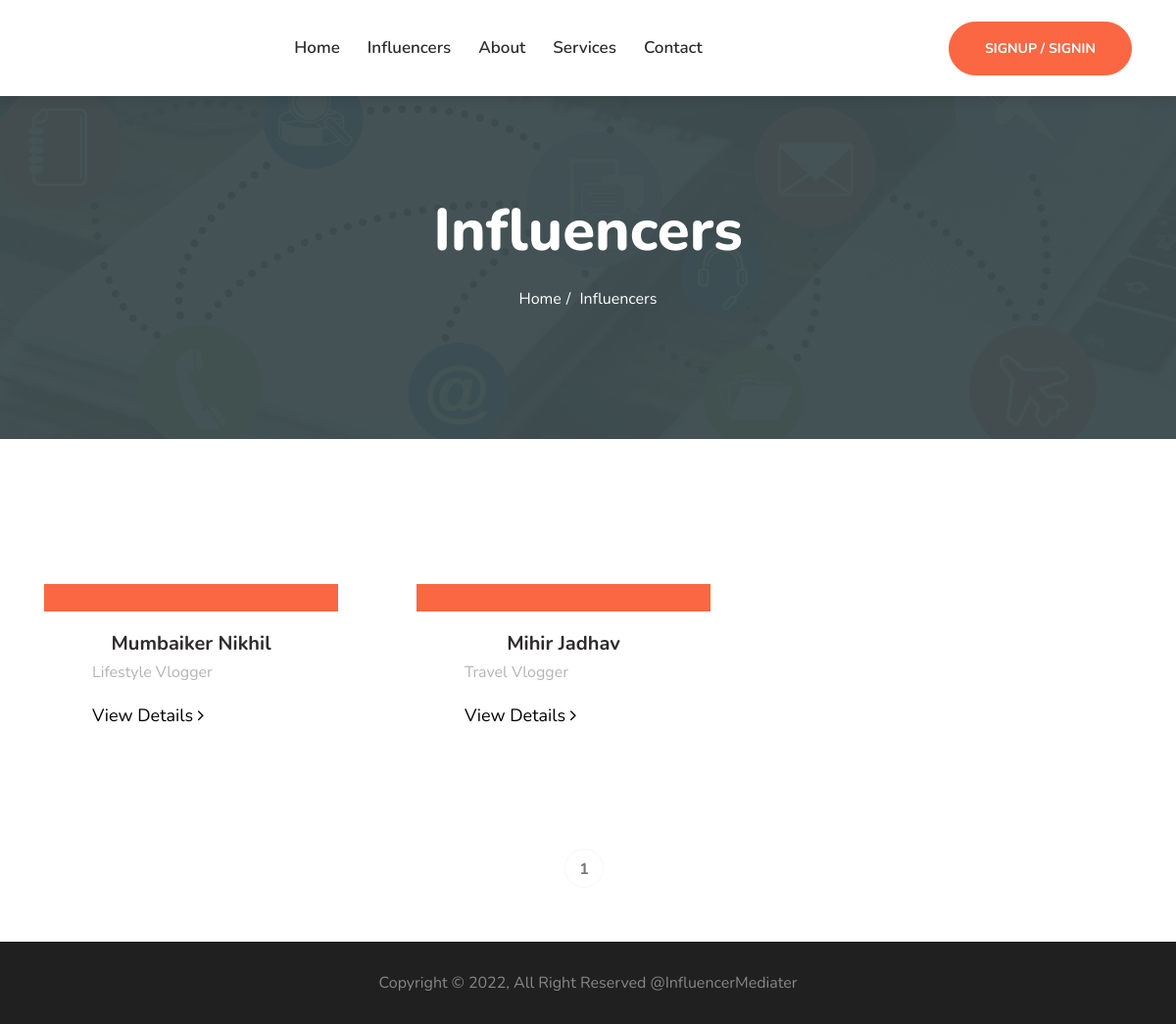
/influencers/, run on an earlier commit of the app's database.
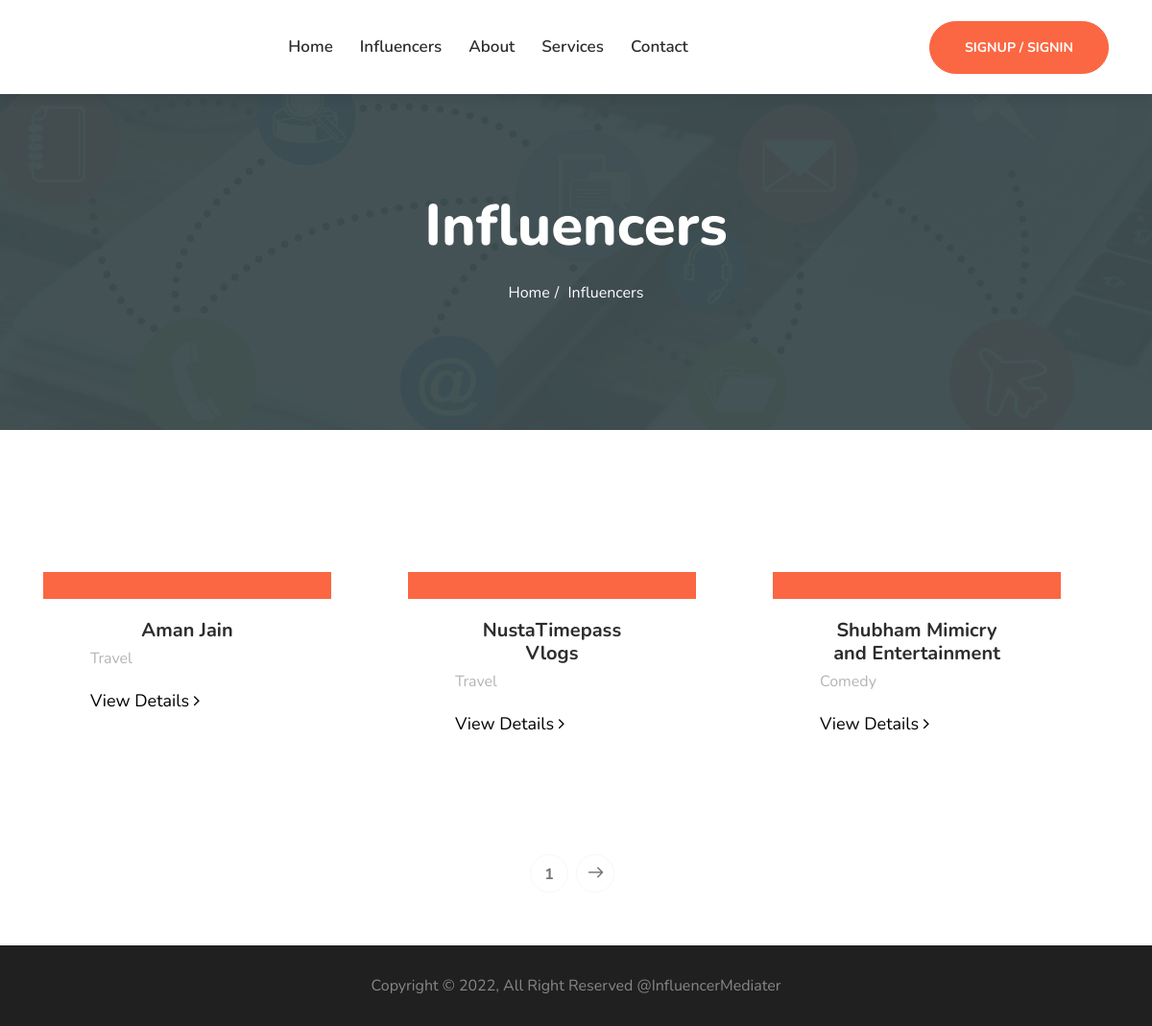
And on a later commit of the database.
### influencers/models.py (models this page shows)
class Youtuber(models.Model):
    influencer_name = models.CharField(max_length=255)
    influencer_email = models.EmailField(default="example@gmail.com")
    youtube_channel_id = models.CharField(
        max_length=255, default="Add You Channel Id here"
    )
    influencer_short_description = models.TextField()
    profile_photo = models.ImageField(upload_to="media/ytubers/%Y/%m/")
    category = models.CharField(max_length=255)
    is_featured = models.BooleanField(default=False)
    created_date = models.DateTimeField(default=datetime.now, blank=True)

### influencers/views.py (the view)
# urls.py: path("influencers/", influencers, name="influencers"),
def influencers(request):
    all_tubers = Youtuber.objects.order_by("-created_date")
    paginator = Paginator(all_tubers, 3)
    page = request.GET.get("page")
    try:
        tubers = paginator.page(page)
    except PageNotAnInteger:
        tubers = paginator.page(1)
    except EmptyPage:
        tubers = paginator.page(all_tubers.num_pages)
    data = {
        "all_tubers": tubers,
    }
    return render(request, "influencers/influencers.html", data)

### templates/influencers/influencers.html (shortened to what this page needs)
{% extends "basefile.html" %}
{% load static %}
{% block content %}
<div id="banner-area" class="banner-area" style="background-image:url({% static 'images/banner/banner5.jpg' %})">
   <div class="container">
      <div class="row">
         <div class="col-sm-12">
            <div class="banner-heading">
               <h1 class="banner-title">Influencers</h1>
               <ol class="breadcrumb">
                  <li>Home</li>
                  <li>Influencers</li>
               </ol>
            </div>
         </div>
      </div>
   </div>
</div>
      <section id="main-container" class="main-container">
         <div class="container">
            <div class="row pt-5">
               {% for tuber in all_tubers %}
               <div class="col-md-4 text-center">
                  <div class="tw-case-study-box" style="width: 300px;height: auto;">
                     <div class="case-img study-bg-1">
                     </div>
                     <div class="casestudy-content">
                        <a href="#">
                           <h4>{{ tuber.influencer_name }}</h4>
                        </a>
                        <p>{{ tuber.category }}</p>
                        <a href="{% url 'influencer_details' tuber.id %}">
                           <p style="font-size:18px;color:black">View Details
                              <i class="fa fa-angle-right"></i>
                           </p>
                        </a>
                     </div>
                  </div>
               </div>
               {% endfor %}
            </div>
         </div>
</section>
<div class="paging text-center">
   <ul class="pagination justify-content-center">
      <li><a href="#">{{all_tubers.number}}</a></li>
      {% if all_tubers.has_next %}
      <li><a href="?page={{all_tubers.next_page_number}}" aria-label="Next"><i class="icon icon-arrow-right"></i></a>
      </li>
      {% endif %}
   </ul>
</div>
{% endblock %}

### templates/basefile.html (shortened to what this page needs)
{% load static %}
<!doctype html>
<html lang="en">
{% include "includes/head.html" %}
<body>
    {% include "includes/header.html" %}
    {% block content %}
    {% endblock %}
    {% include "includes/footer.html" %}
</body>
</html>

### templates/includes/head.html (shortened to what this page needs)
{% load static %}
<head>
    <link rel="stylesheet" href="{% static 'css/font-awesome.min.css' %}" />
    <link rel="stylesheet" href="{% static 'css/animate.css' %}">
    <link rel="stylesheet" href="{% static 'css/icofonts.css' %}" />
    <link rel="stylesheet" href="{% static 'css/bootstrap.min.css' %}">
    <link rel="stylesheet" href="{% static 'css/owlcarousel.min.css' %}" />
    <link rel="stylesheet" href="{% static 'css/magnific-popup.css' %}" />
    <link rel="stylesheet" href="{% static 'css/style.css' %}">
    <link rel="stylesheet" href="{% static 'css/responsive.css' %}">
</head>

### templates/includes/header.html (shortened to what this page needs)
{% load static %}
<header>
    <div class="tw-head">
        <div class="container">
            <nav class="navbar navbar-expand-lg navbar-light bg-white">
                <div class="collapse navbar-collapse justify-content-center" id="navbarSupportedContent">
                    <ul class="navbar-nav">
                        <li class="nav-item">
                            <a class="nav-link" href="{% url 'homepage' %}">Home</a>
                        </li>
                        <li class="nav-item">
                            <a class="nav-link" href="{% url 'influencers' %}">Influencers</a>
                        </li>
                        <li class="nav-item dropdown ">
                            <a class="nav-link" href="{% url 'aboutpage' %}">About</a>
                        </li>
                        <li class="nav-item dropdown ">
                            <a class="nav-link" href="{% url 'service' %}">Services</a>
                        </li>
                        <li class="nav-item"><a class="nav-link" href="{% url 'contactpage' %}">Contact</a></li>
                    </ul>
                </div>
                <a href="{% url 'login' %}" class="btn btn-primary">SignUp / SignIn</a>
            </nav>
        </div>
    </div>
</header>

### templates/includes/footer.html (shortened to what this page needs)
{% load static %}
<footer>
    <div class="copyright">
        <div class="container">
            <div class="row">
                <div class="col-md-12 text-center">
                    <span>Copyright &copy; 2022, All Right Reserved @InfluencerMediater</span>
                </div>
            </div>
        </div>
    </div>
</footer>

### templates/includes/scripts.html (shortened to what this page needs)
{% load static %}

What changed in the data, as far as the page shows it:
removed Youtuber: influencer_name "Mumbaiker Nikhil", category "Lifestyle Vlogger"
no longer on this page (row edited): Youtuber: influencer_name "Mihir Jadhav", category "Travel Vlogger"
added Youtuber: influencer_name "Aman Jain", category "Travel"
added Youtuber: influencer_name "NustaTimepass Vlogs", category "Travel"
added Youtuber: influencer_name "Shubham Mimicry and Entertainment", category "Comedy"
